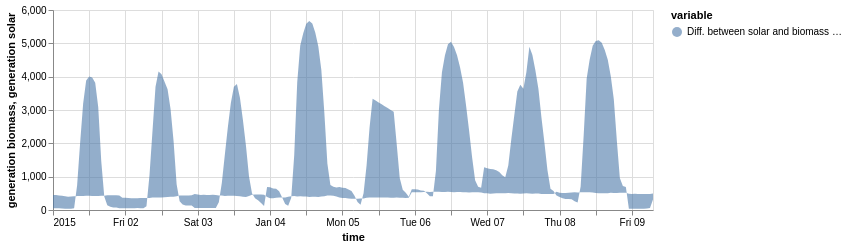

Notebook cell for this chart:
### Code cell
# Then we plot it
on.Plot(ts_ci.head(200))\
    .add(on.marks.area, title='Diff. between solar and biomass generation')\
    .properties(width=600, height=200)\
    .show()

### Figure 1 — Vega specification as saved in the notebook (floating-point values rounded to 4 significant figures; data arrays with more than 128 entries replaced by an {"elided": "..."} marker saying what was removed)
{"$schema": "https://vega.github.io/schema/vega/v5.json", "data": [{"name": "source_0", "values": {"elided": "200 records"}, "transform": [{"type": "formula", "expr": "toDate(datum['time'])", "as": "time"}]}, {"name": "source_0_color_domain_area", "values": [{"area": "Diff. between solar and biomass generation"}]}], "marks": [{"type": "group", "name": "layer_0_pathgroup", "from": {"facet": {"data": "source_0", "name": "faceted_path_layer_0_main", "groupby": ["area"]}}, "encode": {"update": {"height": {"field": {"signal": null, "datum": null, "group": "height", "parent": null}}, "width": {"field": {"signal": null, "datum": null, "group": "width", "parent": null}}}}, "marks": [{"type": "area", "name": "layer_0_marks", "from": {"data": "faceted_path_layer_0_main"}, "sort": {"field": "x"}, "encode": {"update": {"x": {"field": "time", "scale": "x"}, "opacity": {"value": 0.6}, "defined": {"signal": "isValid(datum[\"time\"]) && isFinite(+datum[\"time\"]) && isValid(datum[\"generation biomass\"]) && isFinite(+datum[\"generation biomass\"])"}, "y2": {"field": "generation solar", "scale": "y"}, "orient": {"value": "vertical"}, "fill": {"field": "area", "scale": "color"}, "y": {"field": "generation biomass", "scale": "y"}}}, "style": ["area"]}]}], "scales": [{"name": "x", "type": "time", "domain": {"data": "source_0", "field": "time"}, "range": [0, {"signal": "width"}]}, {"name": "y", "type": "linear", "domain": {"data": "source_0", "fields": ["generation biomass", "generation solar"]}, "range": [{"signal": "height"}, 0], "nice": true, "zero": true}, {"name": "color", "type": "ordinal", "domain": {"data": "source_0_color_domain_area", "field": "area", "sort": true}, "range": "category"}], "axes": [{"scale": "x", "domain": false, "labels": false, "aria": false, "minExtent": 0, "maxExtent": 0, "tickCount": {"signal": "ceil(width/40)"}, "grid": true, "gridScale": "y", "orient": "bottom", "ticks": false, "zindex": 0}, {"scale": "y", "labels": false, "minExtent": 0, "orient": "left", "aria": false, "domain": false, "maxExtent": 0, "ticks": false, "zindex": 0, "tickCount": {"signal": "ceil(height/40)"}, "gridScale": "x", "grid": true}, {"scale": "x", "grid": false, "title": "time", "labelOverlap": true, "orient": "bottom", "tickCount": {"signal": "ceil(width/40)"}, "labelFlush": true, "zindex": 0}, {"scale": "y", "title": "generation biomass, generation solar", "tickCount": {"signal": "ceil(height/40)"}, "grid": false, "labelOverlap": true, "orient": "left", "zindex": 0}], "legends": [{"title": "variable", "fill": "color", "symbolType": "circle", "encode": {"symbols": {"update": {"opacity": {"value": 0.6}}}}}], "width": 600, "style": "cell", "height": 200, "background": "white", "padding": 5}
